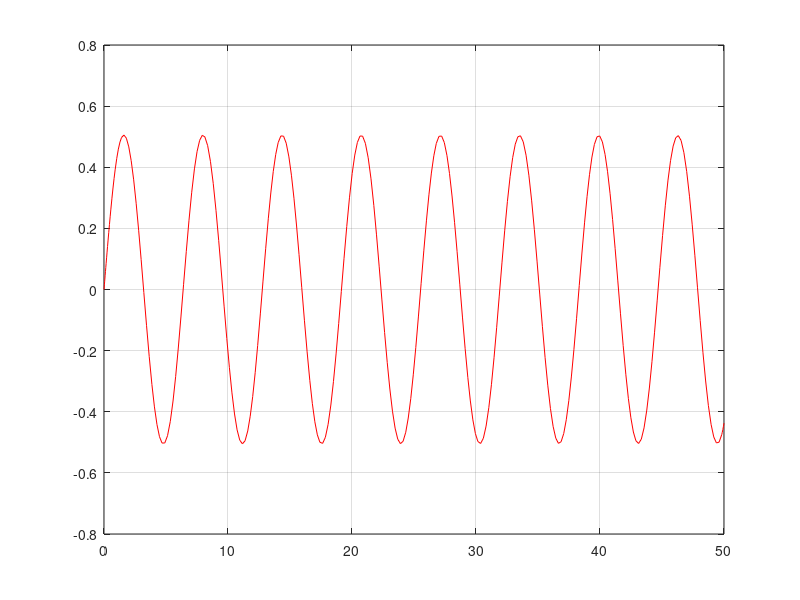
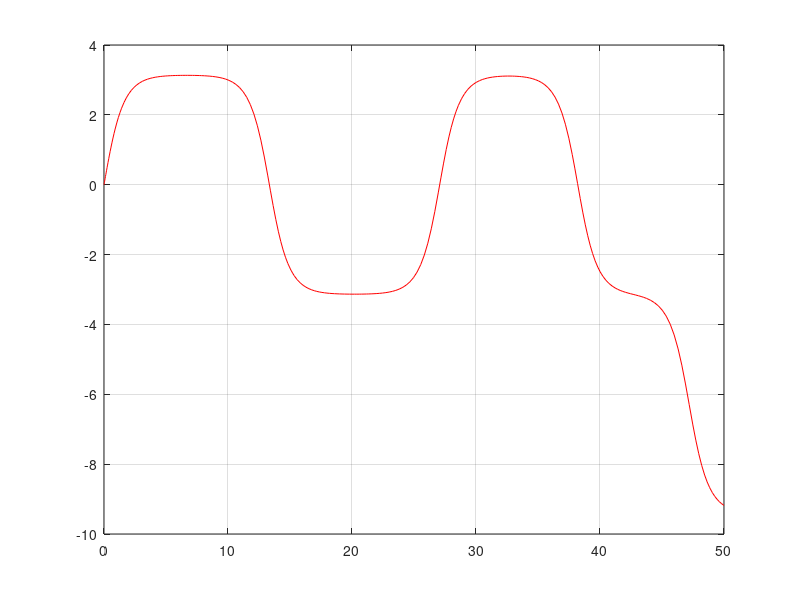
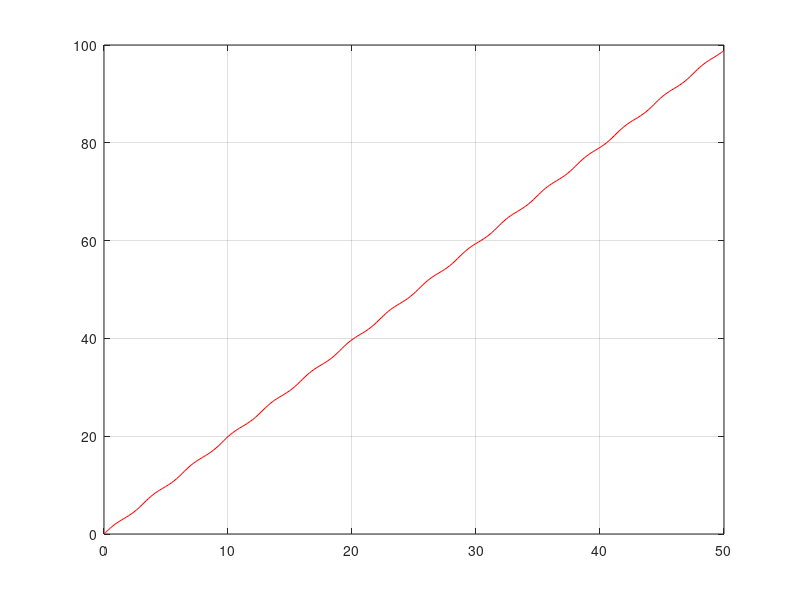
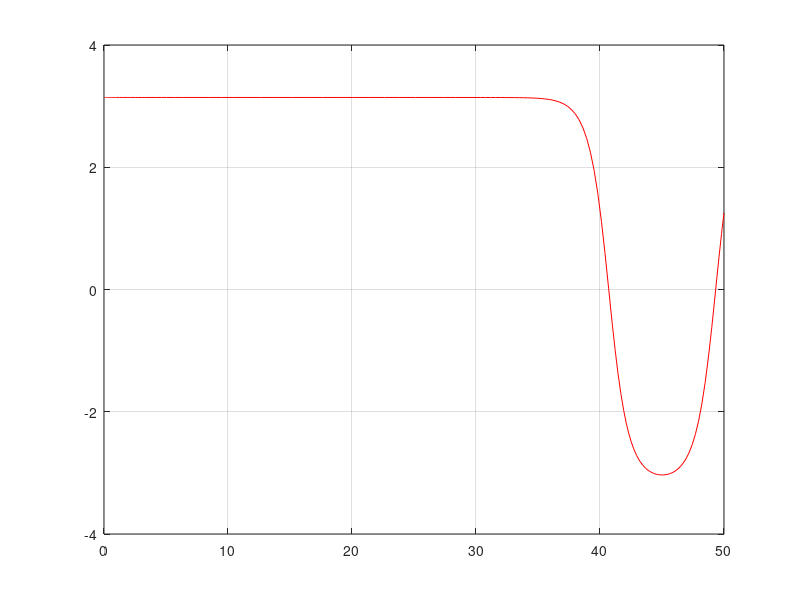

These charts were generated, in order, by the following MATLAB code:
% pendulum without friction

clear;
clc;

f = @(x,y) [y(2), -sin(y(1))]';
x_lim = [0, 50];
[T,X] = ode45(f, x_lim, [0, 0.5]);

figure(1)
plot(T, X(:,1), 'r'), grid on

[T,X] = ode45(f, x_lim, [0, 2]);

figure(2)
plot(T, X(:,1), 'r'), grid on


[T,X] = ode45(f, x_lim, [0, 2.5]);

figure(3)
plot(T, X(:,1), 'r'), grid on


[T,X] = ode45(f, x_lim, [pi, 0]);

figure(4)
plot(T, X(:,1), 'r'), grid on
